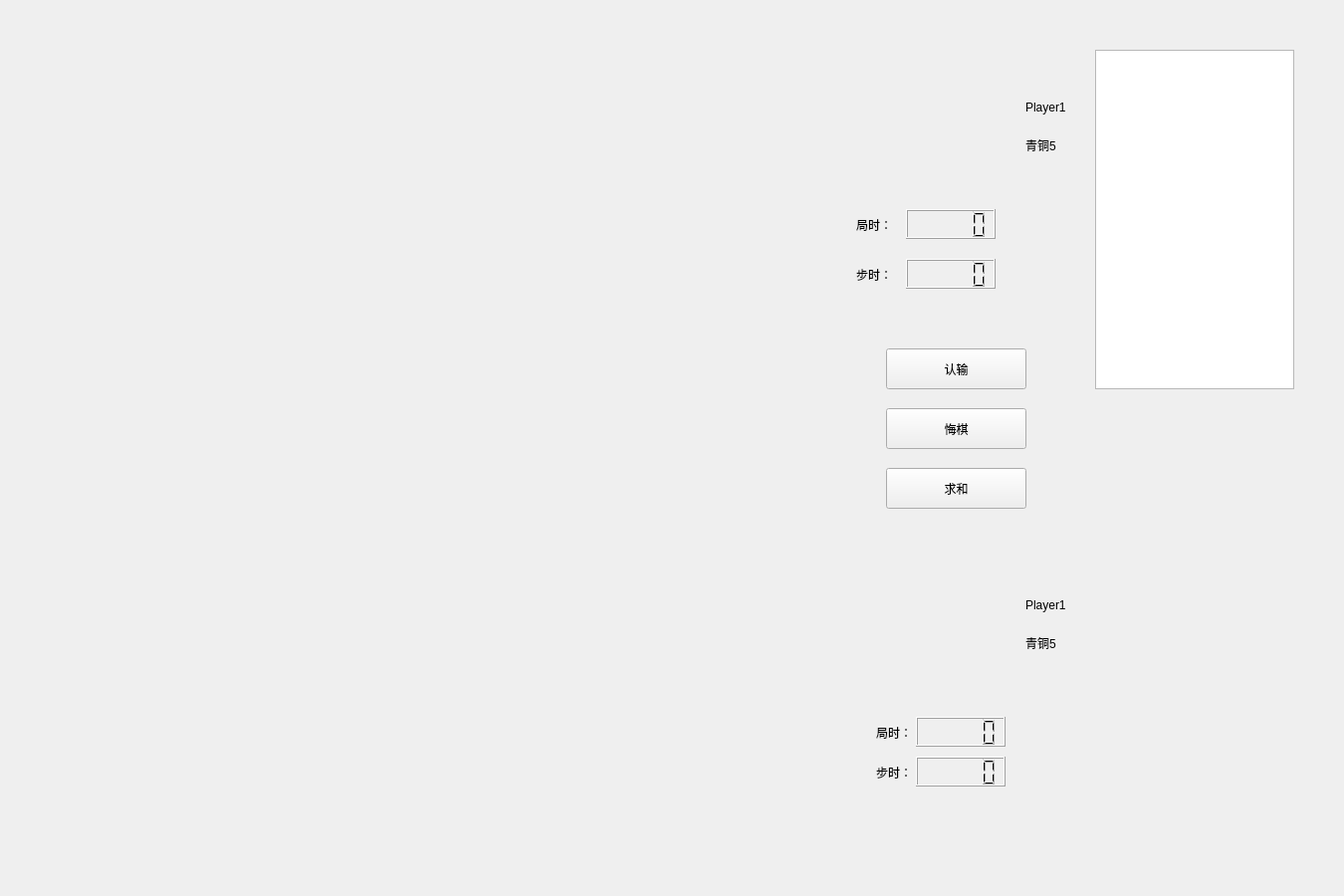
<?xml version="1.0" encoding="UTF-8"?>
<ui version="4.0">
 <class>CheckerBoard</class>
 <widget class="QWidget" name="CheckerBoard">
  <property name="geometry">
   <rect>
    <x>0</x>
    <y>0</y>
    <width>1350</width>
    <height>900</height>
   </rect>
  </property>
  <property name="windowTitle">
   <string>Form</string>
  </property>
  <widget class="QLabel" name="P1_Portrait">
   <property name="geometry">
    <rect>
     <x>900</x>
     <y>80</y>
     <width>100</width>
     <height>100</height>
    </rect>
   </property>
   <property name="text">
    <string/>
   </property>
   <property name="pixmap">
    <pixmap>:/pic/resource/bk.jpg</pixmap>
   </property>
  </widget>
  <widget class="QLCDNumber" name="P1_GameTime">
   <property name="geometry">
    <rect>
     <x>910</x>
     <y>210</y>
     <width>90</width>
     <height>30</height>
    </rect>
   </property>
  </widget>
  <widget class="QLCDNumber" name="P1_StepTime">
   <property name="geometry">
    <rect>
     <x>910</x>
     <y>260</y>
     <width>90</width>
     <height>30</height>
    </rect>
   </property>
  </widget>
  <widget class="QLabel" name="label_2">
   <property name="geometry">
    <rect>
     <x>860</x>
     <y>220</y>
     <width>54</width>
     <height>12</height>
    </rect>
   </property>
   <property name="text">
    <string>局时：</string>
   </property>
  </widget>
  <widget class="QLabel" name="label_3">
   <property name="geometry">
    <rect>
     <x>860</x>
     <y>270</y>
     <width>54</width>
     <height>12</height>
    </rect>
   </property>
   <property name="text">
    <string>步时：</string>
   </property>
  </widget>
  <widget class="QLabel" name="P1_Name">
   <property name="geometry">
    <rect>
     <x>1030</x>
     <y>100</y>
     <width>61</width>
     <height>16</height>
    </rect>
   </property>
   <property name="text">
    <string>Player1</string>
   </property>
  </widget>
  <widget class="QLabel" name="P1_rank">
   <property name="geometry">
    <rect>
     <x>1030</x>
     <y>140</y>
     <width>54</width>
     <height>12</height>
    </rect>
   </property>
   <property name="text">
    <string>青铜5</string>
   </property>
  </widget>
  <widget class="QLabel" name="P2_Portrait">
   <property name="geometry">
    <rect>
     <x>900</x>
     <y>580</y>
     <width>100</width>
     <height>100</height>
    </rect>
   </property>
   <property name="text">
    <string/>
   </property>
   <property name="pixmap">
    <pixmap>:/pic/resource/bk.jpg</pixmap>
   </property>
  </widget>
  <widget class="QLCDNumber" name="P2_StepTime">
   <property name="geometry">
    <rect>
     <x>920</x>
     <y>760</y>
     <width>90</width>
     <height>30</height>
    </rect>
   </property>
  </widget>
  <widget class="QLabel" name="P2_rank">
   <property name="geometry">
    <rect>
     <x>1030</x>
     <y>640</y>
     <width>54</width>
     <height>12</height>
    </rect>
   </property>
   <property name="text">
    <string>青铜5</string>
   </property>
  </widget>
  <widget class="QLabel" name="P2_Name">
   <property name="geometry">
    <rect>
     <x>1030</x>
     <y>600</y>
     <width>61</width>
     <height>16</height>
    </rect>
   </property>
   <property name="text">
    <string>Player1</string>
   </property>
  </widget>
  <widget class="QLabel" name="label_9">
   <property name="geometry">
    <rect>
     <x>880</x>
     <y>730</y>
     <width>54</width>
     <height>12</height>
    </rect>
   </property>
   <property name="text">
    <string>局时：</string>
   </property>
  </widget>
  <widget class="QLabel" name="label_10">
   <property name="geometry">
    <rect>
     <x>880</x>
     <y>770</y>
     <width>54</width>
     <height>12</height>
    </rect>
   </property>
   <property name="text">
    <string>步时：</string>
   </property>
  </widget>
  <widget class="QLCDNumber" name="P2_GameTime">
   <property name="geometry">
    <rect>
     <x>920</x>
     <y>720</y>
     <width>90</width>
     <height>30</height>
    </rect>
   </property>
  </widget>
  <widget class="QLabel" name="P1_Flag">
   <property name="geometry">
    <rect>
     <x>790</x>
     <y>190</y>
     <width>52</width>
     <height>100</height>
    </rect>
   </property>
   <property name="text">
    <string/>
   </property>
   <property name="pixmap">
    <pixmap resource="resource.qrc">:/resource/flag.png</pixmap>
   </property>
  </widget>
  <widget class="QLabel" name="P2_Flag">
   <property name="geometry">
    <rect>
     <x>800</x>
     <y>700</y>
     <width>52</width>
     <height>100</height>
    </rect>
   </property>
   <property name="text">
    <string/>
   </property>
   <property name="pixmap">
    <pixmap resource="resource.qrc">:/resource/flag.png</pixmap>
   </property>
  </widget>
  <widget class="QLabel" name="P1_check">
   <property name="geometry">
    <rect>
     <x>780</x>
     <y>100</y>
     <width>80</width>
     <height>80</height>
    </rect>
   </property>
   <property name="text">
    <string/>
   </property>
   <property name="pixmap">
    <pixmap resource="resource.qrc">:/Piece/bshuai.png</pixmap>
   </property>
  </widget>
  <widget class="QLabel" name="P2_check">
   <property name="geometry">
    <rect>
     <x>790</x>
     <y>600</y>
     <width>80</width>
     <height>80</height>
    </rect>
   </property>
   <property name="text">
    <string/>
   </property>
   <property name="pixmap">
    <pixmap resource="resource.qrc">:/Piece/rshuai.png</pixmap>
   </property>
  </widget>
  <widget class="QPushButton" name="AdaimDefeat">
   <property name="geometry">
    <rect>
     <x>890</x>
     <y>350</y>
     <width>141</width>
     <height>41</height>
    </rect>
   </property>
   <property name="text">
    <string>认输</string>
   </property>
  </widget>
  <widget class="QPushButton" name="RegretChess">
   <property name="geometry">
    <rect>
     <x>890</x>
     <y>410</y>
     <width>141</width>
     <height>41</height>
    </rect>
   </property>
   <property name="text">
    <string>悔棋</string>
   </property>
  </widget>
  <widget class="QPushButton" name="Summation">
   <property name="geometry">
    <rect>
     <x>890</x>
     <y>470</y>
     <width>141</width>
     <height>41</height>
    </rect>
   </property>
   <property name="text">
    <string>求和</string>
   </property>
  </widget>
  <widget class="QListWidget" name="RecordBox">
   <property name="geometry">
    <rect>
     <x>1100</x>
     <y>50</y>
     <width>200</width>
     <height>341</height>
    </rect>
   </property>
  </widget>
 </widget>
 <resources>
  <include location="resource.qrc"/>
 </resources>
 <connections/>
</ui>
